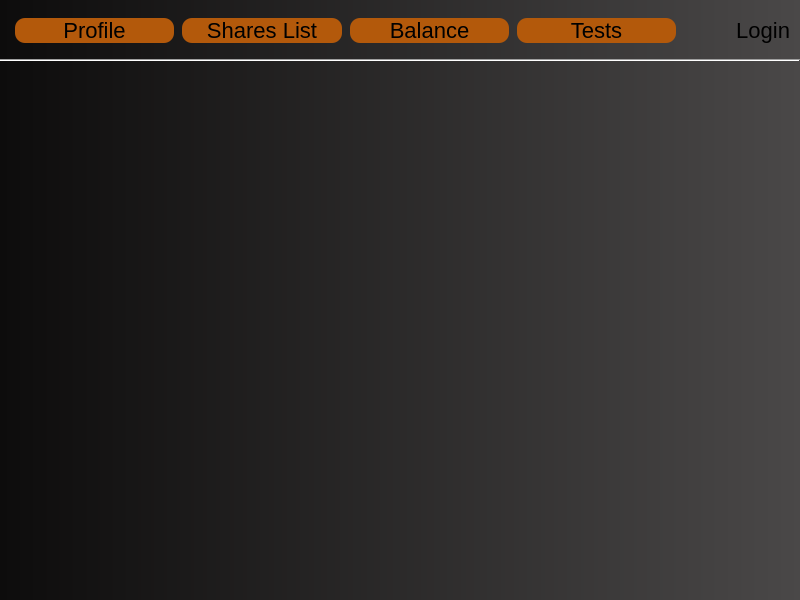
<?xml version="1.0" encoding="UTF-8"?>
<ui version="4.0">
 <class>account</class>
 <widget class="QWidget" name="account">
  <property name="geometry">
   <rect>
    <x>0</x>
    <y>0</y>
    <width>800</width>
    <height>600</height>
   </rect>
  </property>
  <property name="windowTitle">
   <string>Form</string>
  </property>
  <widget class="QLabel" name="Background">
   <property name="geometry">
    <rect>
     <x>0</x>
     <y>0</y>
     <width>800</width>
     <height>600</height>
    </rect>
   </property>
   <property name="styleSheet">
    <string notr="true">background-color: qlineargradient(spread:pad, x1:0, y1:0, x2:1, y2:0, stop:0 rgba(13, 12, 12, 255), stop:1 rgba(74, 72, 72, 255));</string>
   </property>
   <property name="text">
    <string/>
   </property>
  </widget>
  <widget class="QLabel" name="Login">
   <property name="geometry">
    <rect>
     <x>690</x>
     <y>10</y>
     <width>100</width>
     <height>40</height>
    </rect>
   </property>
   <property name="font">
    <font>
     <pointsize>-1</pointsize>
    </font>
   </property>
   <property name="layoutDirection">
    <enum>Qt::LeftToRight</enum>
   </property>
   <property name="autoFillBackground">
    <bool>false</bool>
   </property>
   <property name="styleSheet">
    <string notr="true">font-size: 22px;
color: black;</string>
   </property>
   <property name="text">
    <string>Login</string>
   </property>
   <property name="alignment">
    <set>Qt::AlignRight|Qt::AlignTrailing|Qt::AlignVCenter</set>
   </property>
   <property name="wordWrap">
    <bool>true</bool>
   </property>
  </widget>
  <widget class="QWidget" name="horizontalLayoutWidget">
   <property name="geometry">
    <rect>
     <x>10</x>
     <y>10</y>
     <width>671</width>
     <height>41</height>
    </rect>
   </property>
   <layout class="QHBoxLayout" name="menu">
    <property name="spacing">
     <number>8</number>
    </property>
    <property name="leftMargin">
     <number>5</number>
    </property>
    <property name="topMargin">
     <number>5</number>
    </property>
    <property name="rightMargin">
     <number>5</number>
    </property>
    <property name="bottomMargin">
     <number>5</number>
    </property>
    <item>
     <widget class="QPushButton" name="ProfileBtn">
      <property name="styleSheet">
       <string notr="true">background-color: rgb(179, 89, 11);
color: black;
font-size:22px;
border: none;
border-radius:10px;</string>
      </property>
      <property name="text">
       <string>Profile</string>
      </property>
     </widget>
    </item>
    <item>
     <widget class="QPushButton" name="SharesListBtn">
      <property name="styleSheet">
       <string notr="true">background-color: rgb(179, 89, 11);
color: black;
font-size:22px;
border: none;
border-radius:10px;</string>
      </property>
      <property name="text">
       <string>Shares List</string>
      </property>
     </widget>
    </item>
    <item>
     <widget class="QPushButton" name="BalanceBtn">
      <property name="styleSheet">
       <string notr="true">background-color: rgb(179, 89, 11);
color: black;
font-size:22px;
border: none;
border-radius:10px;</string>
      </property>
      <property name="text">
       <string>Balance</string>
      </property>
     </widget>
    </item>
    <item>
     <widget class="QPushButton" name="TestsBtn">
      <property name="styleSheet">
       <string notr="true">background-color: rgb(179, 89, 11);
color: black;
font-size:22px;
border: none;
border-radius:10px;</string>
      </property>
      <property name="text">
       <string>Tests</string>
      </property>
     </widget>
    </item>
   </layout>
  </widget>
  <widget class="Line" name="line">
   <property name="geometry">
    <rect>
     <x>0</x>
     <y>50</y>
     <width>800</width>
     <height>20</height>
    </rect>
   </property>
   <property name="lineWidth">
    <number>1</number>
   </property>
   <property name="orientation">
    <enum>Qt::Horizontal</enum>
   </property>
  </widget>
 </widget>
 <resources/>
 <connections/>
</ui>
